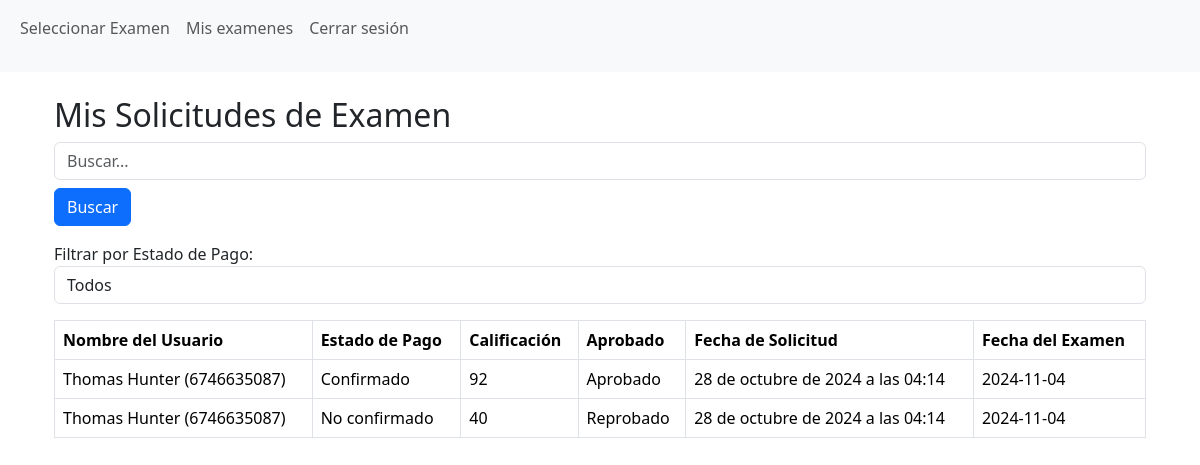
The app's page /solicitudes_vinculadas (signed in) with its own data.
### aplicacion/models.py (models this page shows, shortened)
class SolicitudExamen(models.Model):
    usuario = models.ForeignKey(Usuario, on_delete=models.CASCADE)
    examen = models.ForeignKey(Examen, on_delete=models.CASCADE)
    estado_pago = models.BooleanField(default=False)  # True si el pago está confirmado
    calificacion = models.IntegerField(null=True, blank=True, default=0)  # Calificación del alumno
    fecha_solicitud = models.DateTimeField(auto_now_add=True)
    class Meta:
        unique_together = ('usuario', 'examen')
    @property
    def aprobado(self):
        if self.calificacion is not None:
            return 'Aprobado' if self.calificacion >= 70 else 'Reprobado'
        return 'Sin calificación'

class Usuario(AbstractUser):
    numero_control = models.CharField(max_length=10, unique=True)  # Campo para el número de control

class Examen(models.Model):
    fecha = models.DateTimeField()  # Almacena la fecha y hora del examen
    cupo = models.PositiveIntegerField(default=30)
    costo = models.DecimalField(max_digits=6, decimal_places=2, default=500)  # Costo del examen

### aplicacion/views.py (the view)
# urls.py: path('solicitudes_vinculadas', solicitudes_vinculadas, name='solicitudes_vinculadas'),
@login_required
def solicitudes_vinculadas(request):
    solicitudes = SolicitudExamen.objects.filter(usuario=request.user)
    return render(request, 'solicitudes_vinculadas.html', {'solicitudes': solicitudes})

### aplicacion/templates/solicitudes_vinculadas.html (shortened to what this page needs)
{% extends 'base.html' %}
{% block content %}
<div class="container">
    <h2>Mis Solicitudes de Examen</h2>
    <form method="GET" class="mb-3">
        <input type="text" name="search" placeholder="Buscar..." value="{{ search }}" class="form-control mb-2" />
        <button type="submit" class="btn btn-primary">Buscar</button>
    </form>
    <label for="estado_pago">Filtrar por Estado de Pago:</label>
    <select id="estado_pago" class="form-control mb-3" onchange="filtrarPorEstadoPago()">
        <option value="">Todos</option>
    </select>
    <table class="table table-bordered">
        <thead>
            <tr>
                <th>Nombre del Usuario</th>
                <th>Estado de Pago</th>
                <th>Calificación</th>
                <th>Aprobado</th>
                <th>Fecha de Solicitud</th>
                <th>Fecha del Examen</th>
            </tr>
        </thead>
        <tbody>
            {% for solicitud in solicitudes %}
            <tr>
                <td>{{ solicitud.usuario.first_name }} {{ solicitud.usuario.last_name }} ({{ solicitud.usuario.numero_control }})</td>
                <td>{{ solicitud.estado_pago|yesno:"Confirmado,No confirmado" }}</td>
                <td>{{ solicitud.calificacion }}</td>
                <td>{{ solicitud.aprobado }}</td>
                <td>{{ solicitud.fecha_solicitud }}</td>
                <td>{{ solicitud.examen.fecha|date:"Y-m-d" }}</td>
            </tr>
            {% empty %}
            <tr>
                <td colspan="7" class="text-center">No tienes solicitudes de examen.</td>
            </tr>
            {% endfor %}
        </tbody>
    </table>
</div>
{% endblock %}

### records on screen
SolicitudExamen: usuario.first_name "Thomas", usuario.last_name "Hunter", usuario.numero_control "6746635087", estado_pago "Confirmado", calificacion "92", aprobado "Aprobado", fecha_solicitud "28 de octubre de 2024 a las 04:14", examen.fecha "2024-11-04"
SolicitudExamen: usuario.first_name "Thomas", usuario.last_name "Hunter", usuario.numero_control "6746635087", estado_pago "No confirmado", calificacion "40", aprobado "Reprobado", fecha_solicitud "28 de octubre de 2024 a las 04:14", examen.fecha "2024-11-04"
